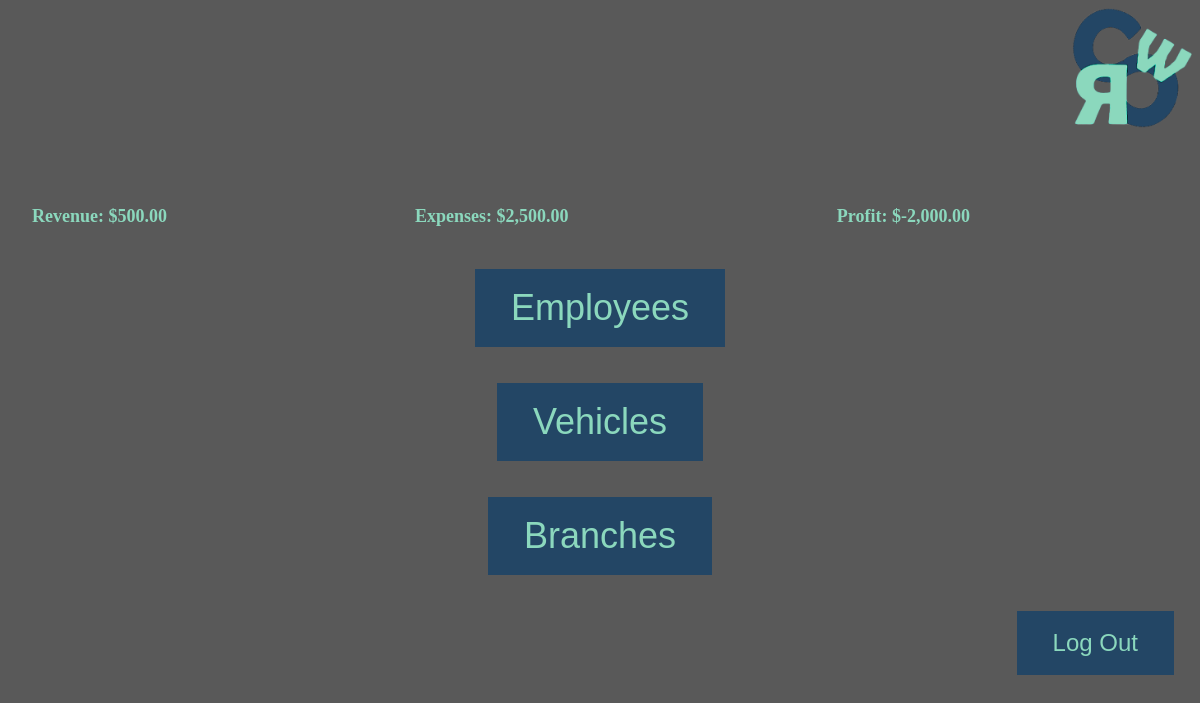
The app's page /cpsc471_project/owner_start.php with its own data.
### tables this page shows
CREATE TABLE `owner` (
  `O_UserID` int(11) NOT NULL,
  `SIN` char(9) NOT NULL,
  `Expenses` decimal(10,2) DEFAULT NULL,
  `Revenue` decimal(10,2) DEFAULT NULL
);

### cpsc471_project/owner_start.php (the view, shortened to what this page needs)
<!DOCTYPE html>
<html>
<head>
</head>
<body>
<div class="header">
    <img src="logo.png" alt="logo" width=2vw height=2vw/>
</div>
<table>
  <tr>
    <th>Revenue:<span>
    <?php
    $con = mysqli_connect("localhost","root","","cwcrs_db");
    $sql = "SELECT * FROM Owner";
    $result = $con->query($sql);
    while($row = $result->fetch_assoc()) {
        if($row["O_UserID"] == 1) {
            echo "$" . number_format($row["Revenue"], 2);
        }
    }
?>
    </span></th>
    <th>Expenses:<span>
    <?php
    $con = mysqli_connect("localhost","root","","cwcrs_db");
    $sql = "SELECT * FROM Owner";
    $result = $con->query($sql);
    while($row = $result->fetch_assoc()) {
        if($row["O_UserID"] == 1) {
            echo "$" . number_format($row["Expenses"], 2);
        }
    }
?>
    </span>
    </th>
    <th>Profit:
    <span>
    <?php
    $con = mysqli_connect("localhost","root","","cwcrs_db");
    $sql = "SELECT * FROM Owner";
    $result = $con->query($sql);
    while($row = $result->fetch_assoc()) {
        if($row["O_UserID"] == 1) {
            $number = $row["Revenue"] - $row["Expenses"];
            echo "$" . number_format($number, 2);
        }
    }
?>
    </span>
    </th>
  </tr>
  </table>
  <table>
  <tr>
    <td>
</td>
    <td>
    <button class= "empbutton" type="button" onclick="window.location.href='owner_emp_view.php'">Employees</button>
</td>
    <td></td>
  </tr>
  <tr>
    <td>
</td>
    <td>
    <button class= "empbutton" type="button" onclick="window.location.href='own_veh.php'">Vehicles</button>
</td>
    <td></td>
  </tr>
  <tr>
    <td>
</td>
    <td>
    <button class= "empbutton" type="button" onclick="window.location.href='owner_branch_view.php'">Branches</button>
</td>
    <td></td>
  </tr>
</table>
  <table class="logout_table">
  <tr>
    <td>
</td>
<td>
</td>
<td>
    <button class= "logoutbutton" type="button" onclick="window.location.href='login.php'"> Log Out</button>
</td>
</tr>
</table>
    </body>
    </html>

### cpsc471_project/owner_start.php (style rules this page uses)
body { background-color: rgba(0,0,0,0.6499999761581421); font-family: verdana; color: rgba(139,216,189,1); }
.header { overflow:auto; }
.header img { float: right; width: 10vw; height: 10vw; }
table { font-family: verdana; color: rgba(139,216,189,1); border-collapse: collapse; width: 100%; }
th { font-size:1.5vw; text-align: left; padding: 2vw; }
td { text-align: center; padding: 1.5vw; }
.logout_table td { text-align: right; padding 1.5vw; }
button { background-color: rgba(35,70,101,1); border: none; color: rgba(139,216,189,1); padding: 1.5vw 3vw; text-align: center; text-decoration: none; display: inline-block; font-size: 3vw; cursor: pointer; }
.logoutbutton { font-size: 2vw; }

### records on screen
owner: Revenue "500.00", Expenses "2,500.00", number "-2,000.00"
